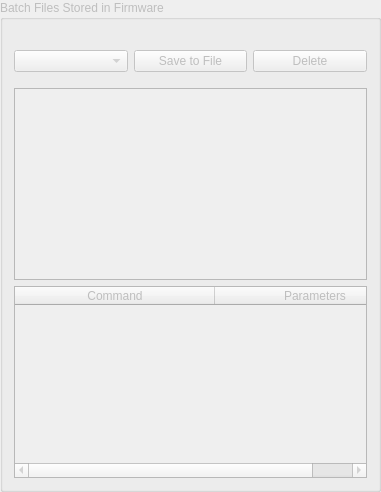
                       <widget class="QGroupBox" name="firmwareBatchFile_groupBox">
                        <property name="enabled">
                         <bool>false</bool>
                        </property>
                        <property name="minimumSize">
                         <size>
                          <width>381</width>
                          <height>411</height>
                         </size>
                        </property>
                        <property name="title">
                         <string>Batch Files Stored in Firmware</string>
                        </property>
                        <layout class="QVBoxLayout" name="verticalLayout_15">
                         <property name="topMargin">
                          <number>30</number>
                         </property>
                         <item>
                          <layout class="QHBoxLayout" name="horizontalLayout_31">
                           <item>
                            <widget class="QComboBox" name="firmwareBatchFile_comboBox"/>
                           </item>
                           <item>
                            <widget class="QPushButton" name="saveBatchFile_Button_2">
                             <property name="maximumSize">
                              <size>
                               <width>125</width>
                               <height>16777215</height>
                              </size>
                             </property>
                             <property name="text">
                              <string>Save to File</string>
                             </property>
                            </widget>
                           </item>
                           <item>
                            <widget class="QPushButton" name="deleteBatch_Button">
                             <property name="maximumSize">
                              <size>
                               <width>125</width>
                               <height>16777215</height>
                              </size>
                             </property>
                             <property name="text">
                              <string>Delete</string>
                             </property>
                            </widget>
                           </item>
                          </layout>
                         </item>
                         <item>
                          <spacer name="verticalSpacer_5">
                           <property name="orientation">
                            <enum>Qt::Vertical</enum>
                           </property>
                           <property name="sizeType">
                            <enum>QSizePolicy::Fixed</enum>
                           </property>
                           <property name="sizeHint" stdset="0">
                            <size>
                             <width>20</width>
                             <height>10</height>
                            </size>
                           </property>
                          </spacer>
                         </item>
                         <item>
                          <widget class="QListWidget" name="listWidget"/>
                         </item>
                         <item>
                          <widget class="QTableWidget" name="frmwBatchFile_tbl">
                           <property name="horizontalScrollMode">
                            <enum>QAbstractItemView::ScrollPerPixel</enum>
                           </property>
                           <property name="wordWrap">
                            <bool>false</bool>
                           </property>
                           <attribute name="horizontalHeaderDefaultSectionSize">
                            <number>200</number>
                           </attribute>
                           <attribute name="horizontalHeaderHighlightSections">
                            <bool>false</bool>
                           </attribute>
                           <attribute name="horizontalHeaderStretchLastSection">
                            <bool>true</bool>
                           </attribute>
                           <column>
                            <property name="text">
                             <string>Command</string>
                            </property>
                           </column>
                           <column>
                            <property name="text">
                             <string>Parameters</string>
                            </property>
                           </column>
                          </widget>
                         </item>
                        </layout>
                       </widget>
